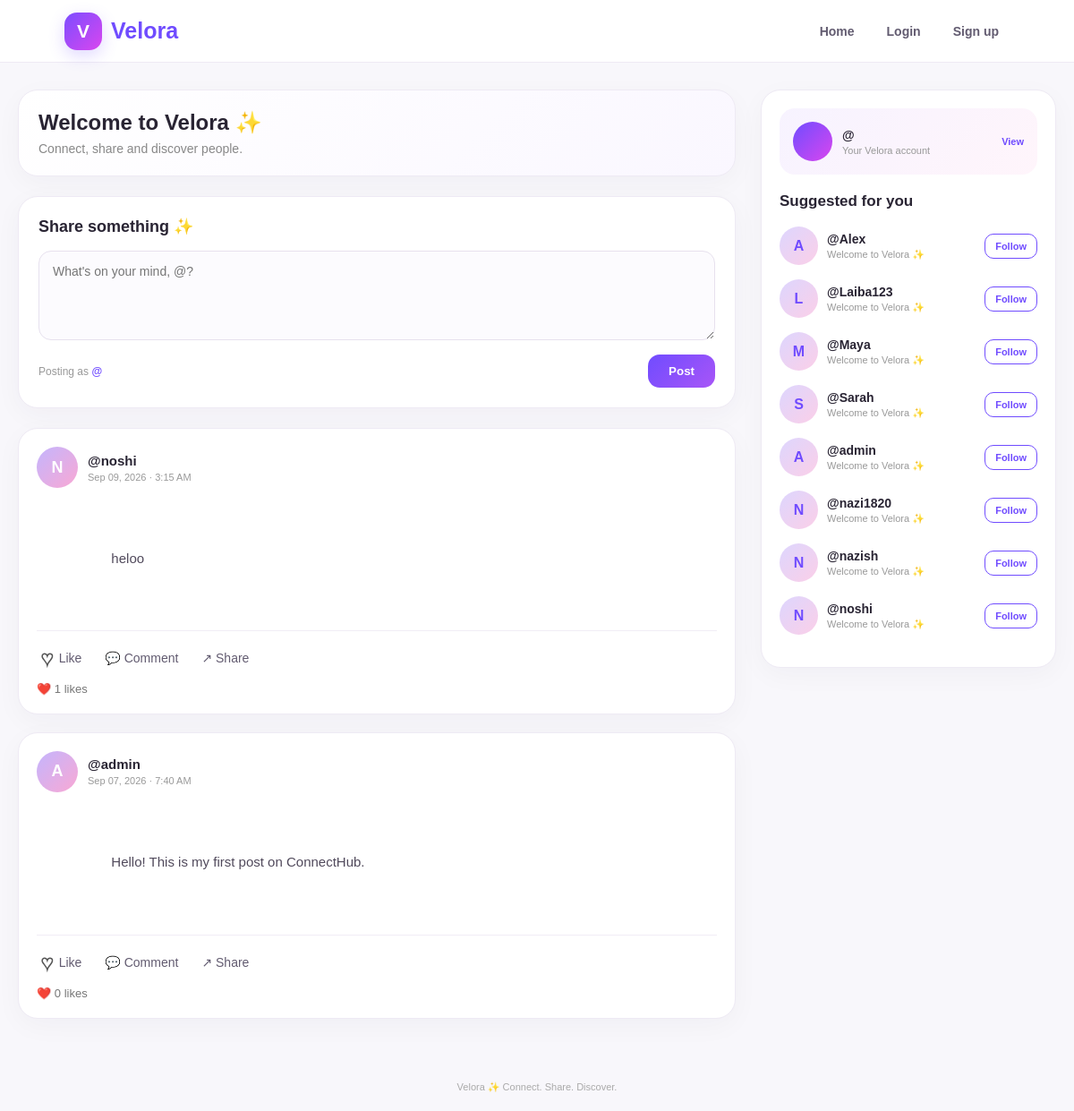
The page / on the database its author committed.
### posts/models.py (models this page shows, shortened)
class Post(models.Model):
    username = models.CharField(max_length=100)
    content = models.TextField()
    created_at = models.DateTimeField(auto_now_add=True)
    likes = models.IntegerField(default=0)

### posts/views.py (the view, shortened to what this page needs)
def home(request):
    posts = Post.objects.all().order_by(
        "-created_at"
    )
    if request.user.is_authenticated:
        current_username = request.user.username
    else:
        current_username = ""
    for post in posts:
        if current_username:
            post.is_liked = Like.objects.filter(
                post=post,
                username=current_username
            ).exists()
        else:
            post.is_liked = False
    users = User.objects.all().order_by(
        "username"
    )
    suggested_users = []
    for user in users:
        if request.user.is_authenticated:
            if user.id == request.user.id:
                continue
        if user.username == "Guest":
            continue
        profile_obj, created = Profile.objects.get_or_create(
            user=user
        )
        is_followed = False
        if request.user.is_authenticated:
            is_followed = Follow.objects.filter(
                follower=request.user,
                following=user
            ).exists()
        suggested_users.append({
            "name": user.username,
            "bio":
                profile_obj.bio
                if profile_obj.bio
                else "Welcome to Velora ✨",
            "is_followed": is_followed
        })
    return render(
        request,
        "posts/home.html",
        {
            "posts": posts,
            "suggested_users": suggested_users
        }
    )

### posts/templates/posts/home.html (shortened to what this page needs)
{% load static %}
<!DOCTYPE html>
<html lang="en">
<head>
</head>
<body>
<nav class="navbar">
    <a href="{% url 'home' %}" class="brand">
        <div class="logo">
            V
        </div>
        Velora
    </a>
    <div class="nav-right">
        <a
            href="{% url 'home' %}"
            class="nav-link"
        >
            Home
        </a>
        {% if user.is_authenticated %}
            <a
                href="{% url 'profile' user.username %}"
                class="nav-link"
            >
                Profile
            </a>
            <span class="nav-user">
                @{{ user.username }}
            </span>
            <a
                href="{% url 'logout' %}"
                class="logout-btn"
            >
                Logout
            </a>
        {% else %}
            <a
                href="{% url 'login' %}"
                class="nav-link"
            >
                Login
            </a>
            <a
                href="{% url 'signup' %}"
                class="nav-link"
            >
                Sign up
            </a>
        {% endif %}
    </div>
</nav>
<div class="page">
    <main>
        <div class="welcome">
            <h1>
                Welcome to Velora ✨
            </h1>
            <p>
                Connect, share and discover people.
            </p>
        </div>
        <div class="create-card">
            <div class="create-title">
                Share something ✨
            </div>
            <form
                method="POST"
                class="post-form"
            >
                <textarea
                    name="content"
                    placeholder="What's on your mind, @{{ user.username }}?"
                    required
                ></textarea>
                <div class="post-form-bottom">
                    <div class="posting-as">
                        Posting as
                        <strong>
                            @{{ user.username }}
                        </strong>
                    </div>
                    <button
                        type="submit"
                        class="post-btn"
                    >
                        Post
                    </button>
                </div>
            </form>
        </div>
        {% for post in posts %}
            <article
                class="post-card"
                id="post-{{ post.id }}"
            >
                <div class="post-header">
                    <a
                        href="{% url 'profile' post.username %}"
                        class="avatar-link"
                    >
                        <div class="post-avatar">
                            {{ post.username|first|upper }}
                        </div>
                    </a>
                    <div>
                        <div class="post-user">
                            <a
                                href="{% url 'profile' post.username %}"
                                class="profile-link"
                            >
                                @{{ post.username }}
                            </a>
                        </div>
                        <div class="date">
                            {{ post.created_at|date:"M d, Y · g:i A" }}
                        </div>
                    </div>
                </div>
                <div class="post-content">
                    {{ post.content }}
                </div>
                <div class="actions">
                    <form
                        method="POST"
                        class="action-form"
                    >
                        <button
                            type="submit"
                            class="action-btn"
                        >
                            {% if post.is_liked %}
                                <span class="heart liked">
                                    ♥
                                </span>
                            {% else %}
                                <span class="heart not-liked">
                                    ♥
                                </span>
                            {% endif %}
                            <span>
                                Like
                            </span>
                        </button>
                    </form>
                    <button
                        type="button"
                        class="action-btn"
                        onclick="toggleComments('{{ post.id }}')"
                    >
                        💬 Comment
                    </button>
                    <button
                        type="button"
                        class="action-btn"
                        onclick="sharePost('{{ post.id }}')"
                    >
                        ↗ Share
                    </button>
                </div>
                <div class="likes-count">
                    ❤️ {{ post.likes }} likes
                </div>
            </article>
        {% endfor %}
    </main>
    <aside>
        <div class="sidebar-card">
            <div class="my-profile">
                <div class="my-profile-avatar">
                </div>
                <div class="my-profile-info">
                    <strong>
                        @{{ user.username }}
                    </strong>
                    <span>
                        Your Velora account
                    </span>
                </div>
                <a
                    href="{% url 'profile' user.username %}"
                    class="view-profile"
                >
                    View
                </a>
            </div>
            <h2 class="sidebar-title">
                Suggested for you
            </h2>
            {% for suggested in suggested_users %}
                <div class="suggestion">
                    <a
                        href="{% url 'profile' suggested.name %}"
                        class="avatar-link"
                    >
                        <div class="suggestion-avatar">
                            {{ suggested.name|first|upper }}
                        </div>
                    </a>
                    <div class="suggestion-info">
                        <a
                            href="{% url 'profile' suggested.name %}"
                            class="suggestion-name"
                        >
                            @{{ suggested.name }}
                        </a>
                        <div class="suggestion-bio">
                            {{ suggested.bio }}
                        </div>
                    </div>
                    <form
                        method="POST"
                        class="follow-form"
                    >
                        {% if suggested.is_followed %}
                            <button
                                type="submit"
                                class="follow-btn following-btn"
                            >
                                Following
                            </button>
                        {% else %}
                            <button
                                type="submit"
                                class="follow-btn"
                            >
                                Follow
                            </button>
                        {% endif %}
                    </form>
                </div>
            {% empty %}
                <div class="empty-users">
                    No other users yet.
                    <br><br>
                    Create another account to see users here.
                </div>
            {% endfor %}
        </div>
    </aside>
</div>
<div class="footer">
    Velora ✨ Connect. Share. Discover.
</div>
</body>
</html>

### rows shown on the page
Post: username|first "N", username "noshi", created_at "Sep 09, 2026 · 3:15 AM", content "heloo", likes "1"
Post: username|first "A", username "admin", created_at "Sep 07, 2026 · 7:40 AM", content "Hello! This is my first post on ConnectHub.", likes "0"

### other values the page prints
{{ suggested.name|first|upper }} "A" "L" "M" "S" "A" "N" "N" "N"
{{ suggested.name }} "Alex" "Laiba123" "Maya" "Sarah" "admin" "nazi1820" "nazish" "noshi"
{{ suggested.bio }} "Welcome to Velora ✨" "Welcome to Velora ✨" "Welcome to Velora ✨" "Welcome to Velora ✨" "Welcome to Velora ✨" "Welcome to Velora ✨" "Welcome to Velora ✨" "Welcome to Velora ✨"
